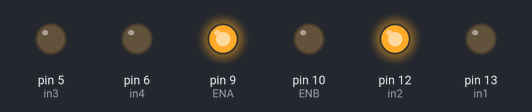
This sketch was run on a simulated Arduino Uno, built with avr-gcc and run on an emulated ATmega328P. Parts: output pins drawn as LEDs (lit = HIGH).

Above: at 0.09 s.
At 19.0 s:
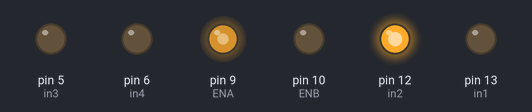
At 37.91 s:
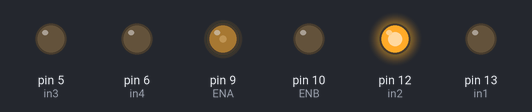
Timing chart, 0 to 40.0 s (numbered marks = the images above):
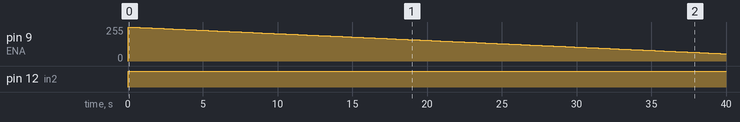

The sketch:

dcsurucu.ino
```cpp
int ENA=9;
int in1=13;
int in2=12;
int ENB=10;
int in3=5;
int in4=6;


void setup() {
  pinMode(ENA,OUTPUT);
  pinMode(in1,OUTPUT);
  pinMode(in2,OUTPUT);
  pinMode(ENB,OUTPUT);
  pinMode(in3,OUTPUT);
  pinMode(in4,OUTPUT);

}

void loop() {

  for (int a=0;a<4;a++){


  digitalWrite(in1,LOW);
  digitalWrite(in2,HIGH);

  for(int i=255;i>0;i--){
    analogWrite(ENA,i);
    delay(199);
  }

  }

  delay(1000);


  for(int b=0;b<5;b++){
    digitalWrite(in3,HIGH);
  digitalWrite(in4,LOW);

  for(int i=0;i<255;i++){
    analogWrite(ENA,i);
    delay(199);
  }

}}
```

Measured:
- by itself, pin 12 (in2): LOW → HIGH at 0.00 s
- by itself, pin 9 (ENA): 0/255 → 255/255 at 0.00 s, → 254/255 0.20 s later, → 253/255 0.20 s later, → 252/255 0.20 s later, … (201 changes in this stretch)
